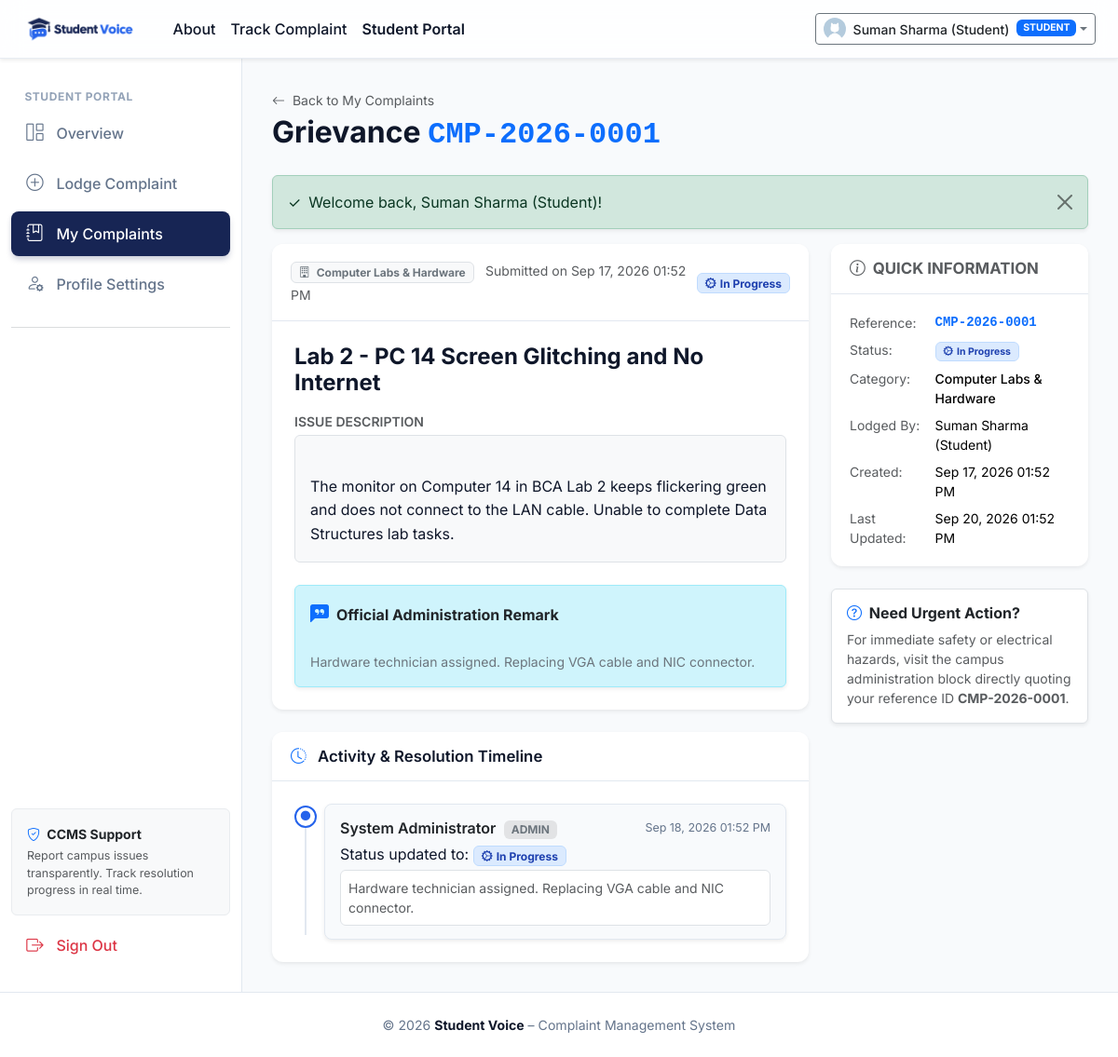
The page /student/view_complaint.php?id=1 (signed in) on the database as committed earlier.
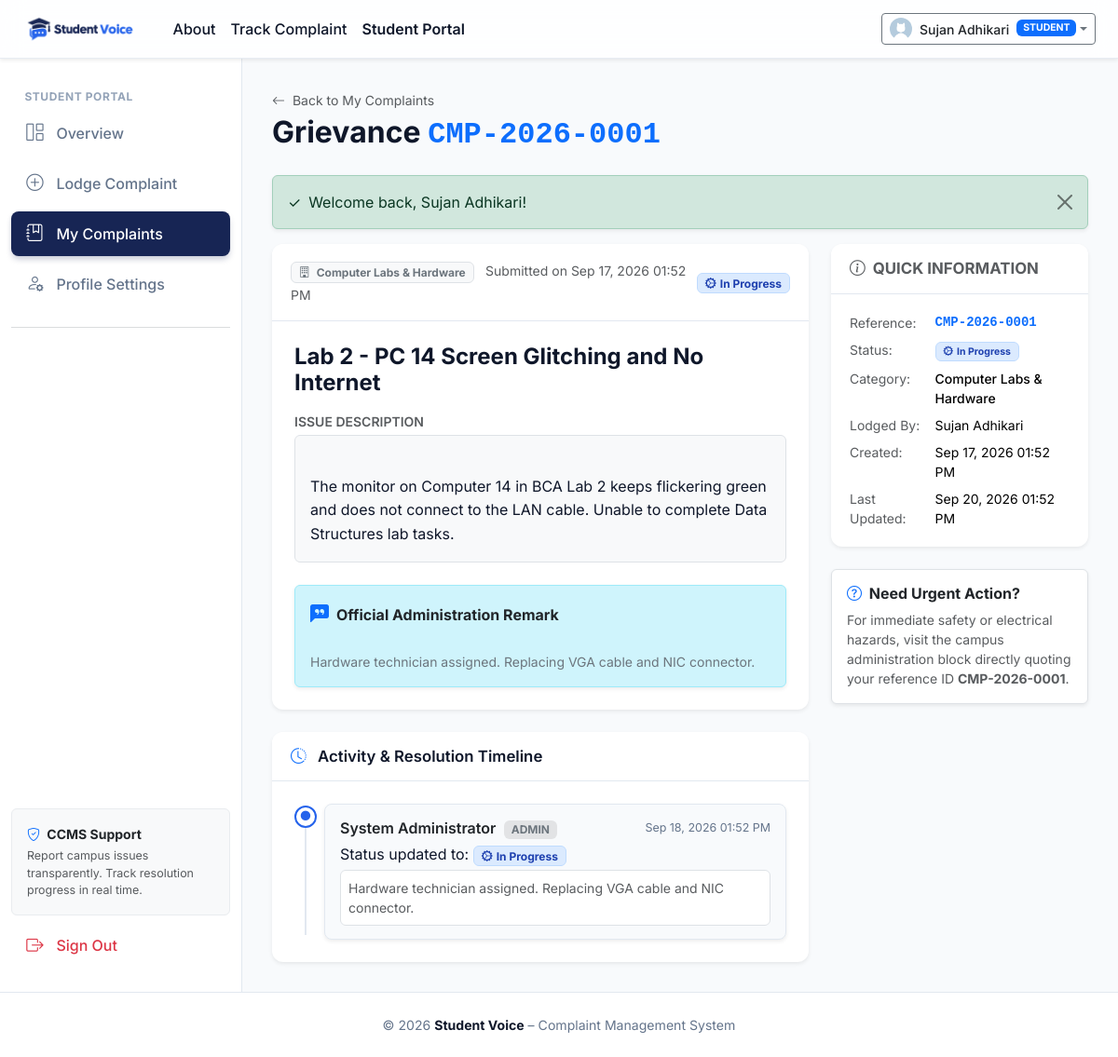
The same page on the database as committed later.
### tables this page shows
CREATE TABLE `complaints` (
    `id` INT AUTO_INCREMENT PRIMARY KEY,
    `complaint_number` VARCHAR(30) NOT NULL UNIQUE,
    `user_id` INT NOT NULL,
    `category_id` INT NOT NULL,
    `title` VARCHAR(200) NOT NULL,
    `description` TEXT NOT NULL,
    `image` VARCHAR(255) NULL,
    `status` ENUM('Pending', 'In Progress', 'Resolved', 'Rejected') NOT NULL DEFAULT 'Pending',
    `admin_remark` TEXT NULL,
    `created_at` DATETIME DEFAULT CURRENT_TIMESTAMP,
    `updated_at` DATETIME DEFAULT CURRENT_TIMESTAMP ON UPDATE CURRENT_TIMESTAMP,
    CONSTRAINT `fk_complaints_user` FOREIGN KEY (`user_id`) REFERENCES `users`(`id`) ON DELETE CASCADE,
    CONSTRAINT `fk_complaints_category` FOREIGN KEY (`category_id`) REFERENCES `categories`(`id`) ON DELETE RESTRICT
);

CREATE TABLE `users` (
    `id` INT AUTO_INCREMENT PRIMARY KEY,
    `name` VARCHAR(100) NOT NULL,
    `email` VARCHAR(100) NOT NULL UNIQUE,
    `password` VARCHAR(255) NOT NULL,
    `role` ENUM('student', 'admin') NOT NULL DEFAULT 'student',
    `phone` VARCHAR(20) NULL,
    `created_at` DATETIME DEFAULT CURRENT_TIMESTAMP
);

CREATE TABLE `categories` (
    `id` INT AUTO_INCREMENT PRIMARY KEY,
    `name` VARCHAR(100) NOT NULL UNIQUE,
    `description` TEXT NULL,
    `created_at` DATETIME DEFAULT CURRENT_TIMESTAMP
);

### includes/auth.php (called while the page is built, shortened)
<?php
require_once __DIR__ . '/functions.php';
function isLoggedIn(): bool {
    return !empty($_SESSION['user_id']);
}
function currentUser(): ?array {
    return [
        'id'    => $_SESSION['user_id'],
        'name'  => $_SESSION['user_name'] ?? 'User',
        'email' => $_SESSION['user_email'] ?? '',
        'role'  => $_SESSION['user_role'] ?? 'student',
        'phone' => $_SESSION['user_phone'] ?? ''
    ];
}

### student/view_complaint.php (the view, shortened to what the changed rows need)
<?php
require_once __DIR__ . '/../includes/functions.php';
require_once __DIR__ . '/../includes/auth.php';
$user = currentUser();
$userId = (int) $user['id'];
$complaintId = filter_var($_GET['id'] ?? 0, FILTER_VALIDATE_INT);
$pdo = getDBConnection();
$stmt = $pdo->prepare("
    SELECT c.*, cat.name AS category_name, u.name AS student_name, u.email AS student_email
    FROM complaints c
    JOIN categories cat ON c.category_id = cat.id
    JOIN users u ON c.user_id = u.id
    WHERE c.id = :id AND c.user_id = :user_id
    LIMIT 1
");
$stmt->execute([
    ':id'      => $complaintId,
    ':user_id' => $userId
]);
$complaint = $stmt->fetch();
require_once __DIR__ . '/../includes/header.php';
?>
<div class="dashboard-layout">
    <main class="dashboard-content">
        <div class="d-flex justify-content-between align-items-center flex-wrap mb-4">
            <div>
                <h2 class="fw-bold mb-0 mt-1">
                    Grievance <span class="text-primary font-monospace"><?= e($complaint['complaint_number']) ?></span>
                </h2>
            </div>
        </div>
        <?php displayFlash(); ?>
        <div class="row g-4">
            <div class="col-lg-8">
                <div class="app-card shadow-sm border-0 mb-4">
                    <div class="app-card-header bg-white d-flex justify-content-between align-items-center">
                        <div>
                            <span class="badge bg-light text-secondary border me-2">
                                <i class="bi bi-building me-1"></i> <?= e($complaint['category_name']) ?>
                            </span>
                            <span class="text-muted small">
                                Submitted on <?= formatDate($complaint['created_at']) ?>
                            </span>
                        </div>
                    </div>
                    <div class="app-card-body p-4">
                        <h4 class="fw-bold mb-3"><?= e($complaint['title']) ?></h4>
                        <div class="text-muted small fw-semibold text-uppercase mb-1">Issue Description</div>
                        <div class="p-3 bg-light rounded border mb-4" style="line-height: 1.6; white-space: pre-line;">
                            <?= e($complaint['description']) ?>
                        </div>
                        <?php if (!empty($complaint['admin_remark'])): ?>
                            <div class="alert alert-info border-info-subtle shadow-sm mb-0">
                                <div class="d-flex align-items-center mb-1">
                                    <i class="bi bi-chat-left-quote-fill fs-5 text-primary me-2"></i>
                                    <strong class="text-dark">Official Administration Remark</strong>
                                </div>
                                <p class="mb-0 small text-secondary" style="white-space: pre-line;">
                                    <?= e($complaint['admin_remark']) ?>
                                </p>
                            </div>
                        <?php else: ?>
                            <div class="p-3 bg-light rounded border text-muted small">
                                <i class="bi bi-hourglass-split me-1"></i> Administration review in progress. Remarks will be displayed here once campus officials update the status.
                            </div>
                        <?php endif; ?>
                    </div>
                </div>
            </div>
            <div class="col-lg-4">
                <div class="app-card shadow-sm border-0 mb-4">
                    <div class="app-card-body p-3">
                        <table class="table table-sm table-borderless small mb-0">
                            <tbody>
                                <tr>
                                    <td class="text-muted">Reference:</td>
                                    <td class="fw-bold font-monospace text-primary"><?= e($complaint['complaint_number']) ?></td>
                                </tr>
                                <tr>
                                    <td class="text-muted">Category:</td>
                                    <td class="fw-medium"><?= e($complaint['category_name']) ?></td>
                                </tr>
                                <tr>
                                    <td class="text-muted">Lodged By:</td>
                                    <td><?= e($complaint['student_name']) ?></td>
                                </tr>
                                <tr>
                                    <td class="text-muted">Created:</td>
                                    <td><?= formatDate($complaint['created_at']) ?></td>
                                </tr>
                                <tr>
                                    <td class="text-muted">Last Updated:</td>
                                    <td><?= formatDate($complaint['updated_at']) ?></td>
                                </tr>
                            </tbody>
                        </table>
                    </div>
                </div>
                <div class="p-3 bg-white rounded border shadow-sm small text-muted">
                    <p class="mb-0">
                        For immediate safety or electrical hazards, visit the campus administration block directly quoting your reference ID <strong><?= e($complaint['complaint_number']) ?></strong>.
                    </p>
                </div>
            </div>
        </div>
    </main>
</div>
<?php require_once __DIR__ . '/../includes/footer.php'; ?>

### includes/navbar.php (shortened to what the changed rows need)
<?php
$currentUser = currentUser();
?>
<nav class="navbar navbar-expand-lg navbar-custom sticky-top shadow-sm">
    <div class="container-fluid px-lg-4">
        <div class="collapse navbar-collapse" id="navbarContent">
            <div class="d-flex align-items-center gap-2">
                <?php if ($currentUser): ?>
                    <div class="dropdown">
                        <button class="btn btn-sm btn-outline-secondary dropdown-toggle d-flex align-items-center" type="button" data-bs-toggle="dropdown" aria-expanded="false">
                            <img src="<?= BASE_URL ?>/assets/images/avatar-default.png" alt="Avatar" class="rounded-circle me-2" style="width: 24px; height: 24px; object-fit: cover;">
                            <span class="text-dark fw-medium"><?= e($currentUser['name']) ?></span>
                            <span class="badge ms-2 <?= $currentUser['role'] === 'admin' ? 'bg-danger' : 'bg-primary' ?>">
                                <?= strtoupper(e($currentUser['role'])) ?>
                            </span>
                        </button>
                    </div>
                <?php endif; ?>
            </div>
        </div>
    </div>
</nav>

### includes/functions.php (shortened to what the changed rows need)
<?php
function e(?string $string): string {
    return htmlspecialchars($string ?? '', ENT_QUOTES, 'UTF-8');
}
function displayFlash(): void {
    if (isset($_SESSION['flash'])) {
        $flash = $_SESSION['flash'];
        $type = e($flash['type']);
        $message = e($flash['message']);
        echo "
        <div class=\"alert alert-{$type} alert-dismissible fade show shadow-sm\" role=\"alert\">
            <div class=\"d-flex align-items-center\">
                <span class=\"me-2\">" . ($type === 'success' ? '✓' : 'ℹ') . "</span>
                <div>{$message}</div>
            </div>
            <button type=\"button\" class=\"btn-close\" data-bs-dismiss=\"alert\" aria-label=\"Close\"></button>
        </div>";
    }
}
function formatDate(?string $datetime, bool $withTime = true): string {
    $timestamp = strtotime($datetime);
    if ($withTime) {
        return date('M d, Y h:i A', $timestamp);
    }
    return date('M d, Y', $timestamp);
}

Rows that differ between the two databases and show on the page:
changed through a linked row, complaints "Lab 2 - PC 14 Screen Glitching and No Internet": user.name "Suman Sharma (Student)" → "Sujan Adhikari"
Other text that changed with them:
$message: "Welcome back, Suman Sharma (Student)!" → "Welcome back, Sujan Adhikari!"
